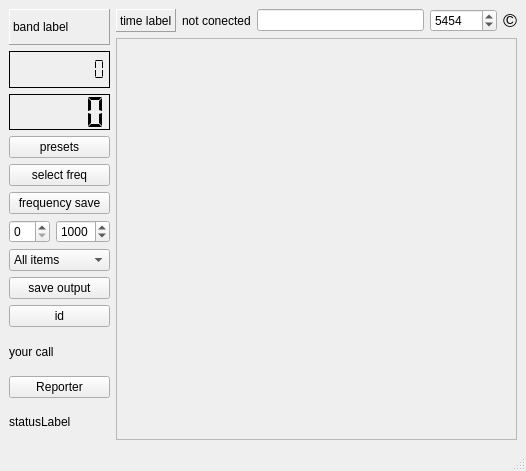
<?xml version="1.0" encoding="UTF-8"?>
<ui version="4.0">
 <class>MainWindow</class>
 <widget class="QMainWindow" name="MainWindow">
  <property name="geometry">
   <rect>
    <x>0</x>
    <y>0</y>
    <width>526</width>
    <height>471</height>
   </rect>
  </property>
  <property name="windowTitle">
   <string>ft8-window</string>
  </property>
  <widget class="QWidget" name="centralwidget">
   <layout class="QHBoxLayout" name="horizontalLayout_4">
    <item>
     <layout class="QVBoxLayout" name="verticalLayout">
      <item>
       <widget class="QLabel" name="bandLabel">
        <property name="toolTip">
         <string>&lt;html&gt;&lt;head/&gt;&lt;body&gt;&lt;p&gt;The frequency band for the selected frequency is displayed here&lt;/p&gt;&lt;/body&gt;&lt;/html&gt;</string>
        </property>
        <property name="frameShape">
         <enum>QFrame::Shape::Panel</enum>
        </property>
        <property name="frameShadow">
         <enum>QFrame::Shadow::Raised</enum>
        </property>
        <property name="text">
         <string>band label</string>
        </property>
       </widget>
      </item>
      <item>
       <widget class="QLCDNumber" name="frequencyDisplay">
        <property name="toolTip">
         <string>&lt;html&gt;&lt;head/&gt;&lt;body&gt;&lt;p&gt;The currently selected centerfrequency is displayed here.&lt;/p&gt;&lt;/body&gt;&lt;/html&gt;</string>
        </property>
        <property name="frameShape">
         <enum>QFrame::Shape::Panel</enum>
        </property>
        <property name="frameShadow">
         <enum>QFrame::Shadow::Plain</enum>
        </property>
        <property name="digitCount">
         <number>9</number>
        </property>
        <property name="segmentStyle">
         <enum>QLCDNumber::SegmentStyle::Flat</enum>
        </property>
       </widget>
      </item>
      <item>
       <widget class="QLCDNumber" name="snrDisplay">
        <property name="frameShape">
         <enum>QFrame::Shape::Panel</enum>
        </property>
        <property name="frameShadow">
         <enum>QFrame::Shadow::Plain</enum>
        </property>
        <property name="segmentStyle">
         <enum>QLCDNumber::SegmentStyle::Flat</enum>
        </property>
       </widget>
      </item>
      <item>
       <widget class="QPushButton" name="presetButton">
        <property name="toolTip">
         <string>&lt;html&gt;&lt;head/&gt;&lt;body&gt;&lt;p&gt;Presets. Since FT8 is (usually) transmitted on predefined frequencies, ft8-module supports presets. Adding a frequency to the list of presets is with the &amp;quot;frequency save&amp;quot; button, removing a frequency from the list is by &amp;quot;double clicking&amp;quot; on that frequency in the list.&lt;/p&gt;&lt;p&gt;Preset frequencies in the list are in KHz.&lt;/p&gt;&lt;p&gt;Presets are - obviously- maintained between program invocations.&lt;/p&gt;&lt;p&gt;&lt;br/&gt;&lt;/p&gt;&lt;/body&gt;&lt;/html&gt;</string>
        </property>
        <property name="text">
         <string>presets</string>
        </property>
       </widget>
      </item>
      <item>
       <layout class="QHBoxLayout" name="horizontalLayout">
        <item>
         <widget class="QPushButton" name="freqButton">
          <property name="toolTip">
           <string>&lt;html&gt;&lt;head/&gt;&lt;body&gt;&lt;p&gt;Touching this button will cause a widget to appear with a keypad on which a frequency - in kHz or mHz - can be specified. Use the kHz or mHz button on this pad to acknowledge the choice.&lt;/p&gt;&lt;/body&gt;&lt;/html&gt;</string>
          </property>
          <property name="text">
           <string>select freq</string>
          </property>
         </widget>
        </item>
       </layout>
      </item>
      <item>
       <widget class="QPushButton" name="freqSave">
        <property name="toolTip">
         <string>&lt;html&gt;&lt;head/&gt;&lt;body&gt;&lt;p&gt;Touching this button adds the currently selected centerfrequency to the presets.&lt;/p&gt;&lt;/body&gt;&lt;/html&gt;</string>
        </property>
        <property name="text">
         <string>frequency save</string>
        </property>
       </widget>
      </item>
      <item>
       <layout class="QHBoxLayout" name="horizontalLayout_3">
        <item>
         <widget class="QSpinBox" name="iterationSelector">
          <property name="toolTip">
           <string>&lt;html&gt;&lt;head/&gt;&lt;body&gt;&lt;p&gt;The number of iterations done by the software to extract as much as possible messages is selected here. Obviously increasing the selected value will add processing effort to the decoding process.&lt;/p&gt;&lt;/body&gt;&lt;/html&gt;</string>
          </property>
         </widget>
        </item>
        <item>
         <widget class="QSpinBox" name="spectrumWidth_selector">
          <property name="toolTip">
           <string>&lt;html&gt;&lt;head/&gt;&lt;body&gt;&lt;p&gt;Selected subband.&lt;/p&gt;&lt;p&gt;The input to the ft8-module has a bandwidth of 48K, which is initially filtered to a width of 12 KHz. Searching for FT8 messages is in a small range around the center frequency.&lt;/p&gt;&lt;p&gt;The default value is 4000 Hz.&lt;/p&gt;&lt;p&gt;A band filter - with the bandwidth selected here - is applied to the incoming data.&lt;/p&gt;&lt;/body&gt;&lt;/html&gt;</string>
          </property>
          <property name="maximum">
           <number>5500</number>
          </property>
          <property name="singleStep">
           <number>100</number>
          </property>
          <property name="value">
           <number>1000</number>
          </property>
         </widget>
        </item>
       </layout>
      </item>
      <item>
       <widget class="QComboBox" name="cq_selector">
        <property name="toolTip">
         <string>&lt;html&gt;&lt;head/&gt;&lt;body&gt;&lt;p&gt;Choose between reporting all (types of) messages or only &amp;quot;cq&amp;quot; messages&lt;/p&gt;&lt;/body&gt;&lt;/html&gt;</string>
        </property>
        <item>
         <property name="text">
          <string>All items</string>
         </property>
        </item>
        <item>
         <property name="text">
          <string>cq only</string>
         </property>
        </item>
       </widget>
      </item>
      <item>
       <widget class="QPushButton" name="filesaveButton">
        <property name="toolTip">
         <string>&lt;html&gt;&lt;head/&gt;&lt;body&gt;&lt;p&gt;The reports can be saved into a txt file. Touching this button starts (or stops) sending. If starting, a menu appears where  filename can be specified.&lt;/p&gt;&lt;/body&gt;&lt;/html&gt;</string>
        </property>
        <property name="text">
         <string>save output</string>
        </property>
       </widget>
      </item>
      <item>
       <widget class="QPushButton" name="identityButton">
        <property name="toolTip">
         <string>&lt;html&gt;&lt;head/&gt;&lt;body&gt;&lt;p&gt;Sending reports to the pskReporter requires some form of identification. Touching this button shows a small widget to be filled in as identification&lt;/p&gt;&lt;/body&gt;&lt;/html&gt;</string>
        </property>
        <property name="text">
         <string>id</string>
        </property>
       </widget>
      </item>
      <item>
       <widget class="QLabel" name="homecall_label">
        <property name="text">
         <string>your call</string>
        </property>
       </widget>
      </item>
      <item>
       <widget class="QPushButton" name="pskReporterButton">
        <property name="toolTip">
         <string>&lt;html&gt;&lt;head/&gt;&lt;body&gt;&lt;p&gt;Sending reports to the pskReporter webseite is controlled by this button.&lt;/p&gt;&lt;p&gt;If enabled, the label next to this widget shows green.&lt;/p&gt;&lt;/body&gt;&lt;/html&gt;</string>
        </property>
        <property name="text">
         <string>Reporter</string>
        </property>
       </widget>
      </item>
      <item>
       <widget class="QLabel" name="pskStatus_label">
        <property name="text">
         <string>statusLabel</string>
        </property>
       </widget>
      </item>
     </layout>
    </item>
    <item>
     <layout class="QVBoxLayout" name="verticalLayout_2">
      <item>
       <layout class="QHBoxLayout" name="horizontalLayout_2">
        <item>
         <widget class="QLabel" name="timeDisplay">
          <property name="toolTip">
           <string>&lt;html&gt;&lt;head/&gt;&lt;body&gt;&lt;p&gt;The current time is displayed here&lt;/p&gt;&lt;/body&gt;&lt;/html&gt;</string>
          </property>
          <property name="frameShape">
           <enum>QFrame::Shape::Panel</enum>
          </property>
          <property name="frameShadow">
           <enum>QFrame::Shadow::Raised</enum>
          </property>
          <property name="text">
           <string>time label</string>
          </property>
         </widget>
        </item>
        <item>
         <widget class="QLabel" name="connectionLabel">
          <property name="text">
           <string>not conected</string>
          </property>
         </widget>
        </item>
        <item>
         <widget class="QLineEdit" name="hostNameLabel"/>
        </item>
        <item>
         <widget class="QSpinBox" name="portLabel">
          <property name="maximum">
           <number>100000</number>
          </property>
          <property name="value">
           <number>5454</number>
          </property>
         </widget>
        </item>
        <item>
         <widget class="QLabel" name="copyright_label">
          <property name="font">
           <font>
            <pointsize>14</pointsize>
           </font>
          </property>
          <property name="toolTip">
           <string>&lt;html&gt;&lt;head/&gt;&lt;body&gt;&lt;p&gt;Copyright J van Katwijk (J. vanKatwijk@gmail.com)&lt;/p&gt;&lt;p&gt;Parts of the decoding code are copyright Karlis Goba&lt;/p&gt;&lt;p&gt;&lt;br/&gt;&lt;/p&gt;&lt;p&gt;&lt;br/&gt;&lt;/p&gt;&lt;/body&gt;&lt;/html&gt;</string>
          </property>
          <property name="text">
           <string>©</string>
          </property>
          <property name="alignment">
           <set>Qt::AlignmentFlag::AlignCenter</set>
          </property>
         </widget>
        </item>
       </layout>
      </item>
      <item>
       <widget class="QScrollArea" name="displayArea">
        <property name="widgetResizable">
         <bool>true</bool>
        </property>
        <widget class="QWidget" name="scrollAreaWidgetContents">
         <property name="geometry">
          <rect>
           <x>0</x>
           <y>0</y>
           <width>372</width>
           <height>389</height>
          </rect>
         </property>
        </widget>
       </widget>
      </item>
     </layout>
    </item>
   </layout>
  </widget>
  <widget class="QStatusBar" name="statusbar"/>
 </widget>
 <resources/>
 <connections/>
</ui>
